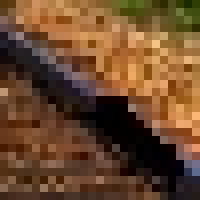
#> input picture src/block.jpg, 25 x 25 px (shown 8 times larger)
$ python NNF_ported.py   (Python 2 division)
#> lines starting #> are read from the running program, lines starting #| are printed output that depends on the picture
#> in main, img1 is the input picture: shape (25, 25, 3); mean R, G, B 107.9, 72.9, 44.8
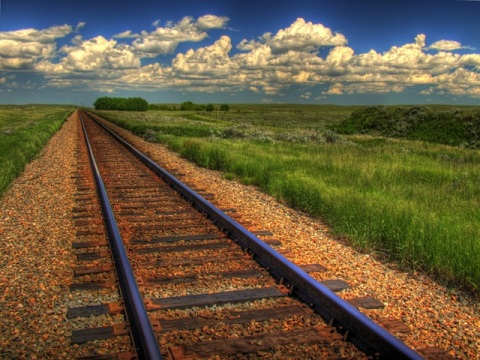
#> input picture image/example.jpg, 480 x 360 px
#> in main, img2 is the input picture: shape (360, 480, 3); mean R, G, B 104.2, 90.7, 63.7
import numpy as np
import random
import time
import numexpr as ne

INT_MAX = 0xfffff
patch_w  = 5
pm_iters = 5
rs_max   = INT_MAX

def dist(a, b, ax, ay, bx, by, cutoff=INT_MAX):
  ans = 0
  ac = a[ay:ay+patch_w, ax:ax+patch_w]
  bc = b[by:by+patch_w, bx:bx+patch_w]

  ans = ((1.0*ac - bc)**2).sum()
  if ans >= cutoff:
    return cutoff
  return ans

def improve_guess(a, b, ax, ay, xbest, ybest, dbest, bx, by):
  d = dist(a, b, ax, ay, bx, by, dbest)
  if d < dbest:
    # print 'improved_guess', dbest, '->', d
    dbest = d
    xbest = bx
    ybest = by
  return xbest, ybest, dbest

def patchmatch_core(a, b, ann, annd, ay, ax, xchange, ychange, aew, bew, aeh, beh):
  # Current (best) guess.
  ybest, xbest = ann[ay, ax]
  dbest = annd[ay, ax]
  oriPos = ybest, xbest

  # Propagation: Improve current guess by trying instead correspondences from left and above (below and right on odd iterations).
  if (ax - xchange) < aew:
    yp, xp = ann[ay, ax-xchange]
    if xp < bew:
      xbest, ybest, dbest = improve_guess(a, b, ax, ay, xbest, ybest, dbest, xp, yp)

  if (ay - ychange) < aeh:
    yp, xp = ann[ay-ychange, ax]
    if yp < beh:
      xbest, ybest, dbest = improve_guess(a, b, ax, ay, xbest, ybest, dbest, xp, yp)

  #  search: Improve current guess by searching in boxes of exponentially decreasing size around the current best guess.
  mag = min(rs_max, max(b.shape[1], b.shape[0]))
  while mag >= 1:
    # Sampling window
    xmin = max(xbest-mag, 0)
    xmax = min(xbest+mag+1, bew)
    ymin = max(ybest-mag, 0)
    ymax = min(ybest+mag+1, beh)
    xp = xmin + random.randint(0, xmax-xmin-1)
    yp = ymin + random.randint(0, ymax-ymin-1)
    xbest, ybest, dbest = improve_guess(a, b, ax, ay, xbest, ybest, dbest, xp, yp)
    mag >>= 2


  ann[ay, ax] = [ybest, xbest]
  annd[ay, ax] = dbest
  if oriPos != (ybest, xbest):
    return 1
  else:
    return 0

# Match image a to image b, returning the nearest neighbor field mapping a => b coords, stored in an RGB 24-bit image as (by<<12)|bx.
def patchmatch(a, b):
  # Effective width and height (possible upper left corners of patches).
  aew = a.shape[1] - patch_w + 1
#> aew = 21
  aeh = a.shape[0] - patch_w + 1
#> aeh = 21
  bew = b.shape[1] - patch_w + 1
#> bew = 476
  beh = b.shape[0] - patch_w + 1
#> beh = 356

  # Initialize with random nearest neighbor field (NNF).
  ann = np.random.rand(a.shape[0], a.shape[1], 2)
  ann[:, :, 0] *= beh
  ann[:, :, 1] *= bew
  ann = ann.astype('int32')
  annd = np.zeros((a.shape[0], a.shape[1]))*1.0
  print 'random init'
  for ay in range(aeh):
    for ax in range(aew):
      by, bx = ann[ay, ax]
      annd[ay, ax] = dist(a, b, ax, ay, bx, by)
#> this loop made 21 passes
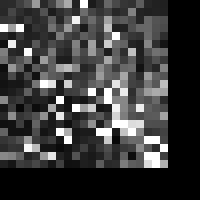
#> annd: shape (25, 25) float64 (shown 8 times larger); min 0, max 1048575, mean 251962.8; drawn with min black and max white

  for iter in range(pm_iters):
    print 'running iteration: %d/%d'%(iter, pm_iters)
    # In each iteration, improve the NNF, by looping in scanline or reverse-scanline order.
    ystart = xstart = 0
    ychange = xchange = 1
    yend = aeh
    xend = aew

    # In odd turn, travese with inverse order
    if iter % 2 == 1:
      xstart = xend - 1
      ystart = yend - 1
      xend = yend = -1
      xchange = ychange = -1

    update = 0
    start_time = time.time()

    for ay in range(ystart, yend, ychange):
      for ax in range(xstart, xend, xchange):
        patchmatch_core(a, b, ann, annd, ay, ax, xchange, ychange, aew, bew, aeh, beh)

    print '%d pixels updated, '%update, 'annd.mean():', annd.mean()
    print 'iteration:', time.time() - start_time, 'seconds'
#> this loop made 5 passes
#| running iteration: 0/5
#| 0 pixels updated,  annd.mean(): 53476.3952
#| running iteration: 1/5
#| 0 pixels updated,  annd.mean(): 47230.8736
#| running iteration: 2/5
#| 0 pixels updated,  annd.mean(): 44484.3264
#| running iteration: 3/5
#| 0 pixels updated,  annd.mean(): 43062.0624
#| running iteration: 4/5
#| 0 pixels updated,  annd.mean(): 41813.0992
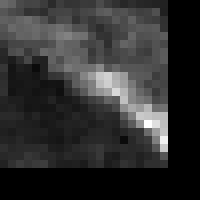
#> annd: shape (25, 25) float64 (shown 8 times larger); min 0, max 218345, mean 41813.1; drawn with min black and max white
  return ann, annd


def main():
  import matplotlib.pyplot as npl
  tt = 'block.jpg'
  tt2 = '../image/example.jpg'
  # tt2 = tt

  img1 = npl.imread(tt)
  img2 = npl.imread(tt2)
  start_time = time.time()
  ann, annd = patchmatch(img1, img2)
  print ann
#> (printed output is left out)
  print 'total', time.time() - start_time, 'seconds'
  t = np.zeros_like(img1, dtype=img1.dtype)
  for i in range(ann.shape[0]):
    for j in range(ann.shape[1]):
      t[i, j] = img2[ann[i, j][0], ann[i][j][1]]
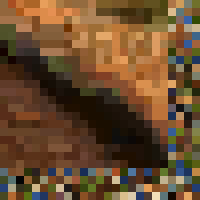
#> t: shape (25, 25, 3) (shown 8 times larger); mean R, G, B 106, 76.1, 46.6

  npl.subplot(3,1,1).imshow(t)
  npl.subplot(3,1,2).imshow(img1)
  npl.subplot(3,1,3).imshow(img2)
  npl.show()


if __name__ == "__main__":
  main()
